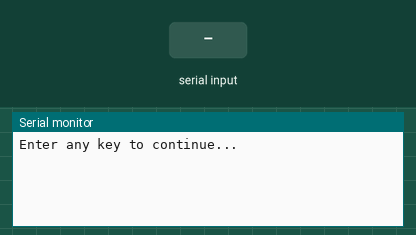
This sketch was run on a simulated Arduino Mega 2560, built with avr-gcc and run on an emulated ATmega2560. Parts: the last lines printed to the serial monitor. The inputs (shaded band) are chosen by the test bench.

Above: at 0.9 s.
1.0 s: "90,45\n" received over Serial
At 1.9 s:
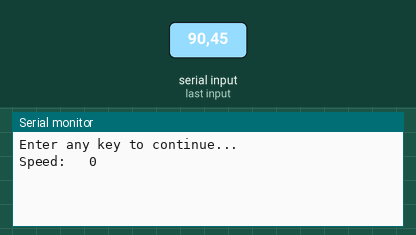
2.5 s: "90,45\n" received over the second serial link
At 3.7 s:
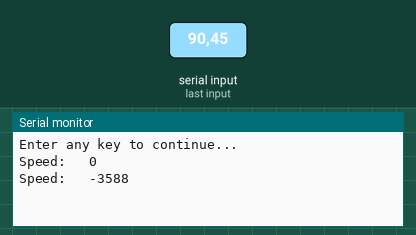

Measured:
- after the input at 1.0 s, the serial monitor: prints a new line at once (image 1)
- after the input at 2.5 s, the serial monitor: prints a new line after 0.12 s (image 2)

The sketch:

motorContrl_1_0.ino
```cpp
/*
Author:At1a5
Date:2016/04/16
Description:
This is a test code for Maxon`s product--EPOS2 motor controller.If you want to run it with no error,you must read over this product`s datasheet and application note.
The whole communication process is described clearly in the datasheet,which names 'EPOS2-Communication-Guide-En.pdf'.
This programe runs in Arduino Mega2560 as this type of Arduino has 4 serial communication coms.You need at least 2 serial coms to do the whole thing.
*/
//#define DEBUG
void debug_print(String ss = "")
{
#ifdef DEBUG
  Serial.print(ss);
#endif
}
void debug_println(String ss = "")
{
#ifdef DEBUG
  Serial.println(ss);
#endif
}
bool writeSpeed(int16_t speedNum = 0);
bool sendMessageToEPOS(byte data[], int lengths);
uint16_t CRC_XModem(byte bytes[], int lengths);
void setup() {
  Serial.begin(115200);
  Serial1.begin(115200);
  Serial.println("Enter any key to continue...");
  while (Serial.available() == 0);
  char tempdata = Serial.read();
}
int numTest = 0;
void loop() {
  if (Serial.available())
  {
    numTest = 0;
    while (Serial.available())
    {
      char data;
      data = Serial.read();
      delay(2);
      numTest *= 10;
      numTest += data - '0';
    }
  }
  Serial.print("Speed:   ");
  Serial.println(numTest);
  writeSpeed(numTest);
  delay(100);
}

bool writeSpeed(int16_t speedNum)
{
  byte inputData[] = {0x11, 0x03, 0x20, 0x6b, 0x1f, 0x00, 0x00, 0x00, 0x00, 0x00};//Original data frame which used in speed control
  uint8_t highByteSpeed = (speedNum >> 8) & 0x00FF;//Get the high byte from 16bit uint
  uint8_t lowByteSpeed = speedNum & 0x00FF;//Get the low byte from 16bit uint
  inputData[6] = highByteSpeed;
  inputData[7] = lowByteSpeed;//Replace speed data area in original data frame

  debug_println("Going to sendMessage");
  sendMessageToEPOS(inputData, sizeof(inputData));
}
bool sendMessageToEPOS(byte data[], int lengths)
{
  byte opcode = data[0];
  uint16_t crcCode = CRC_XModem(data, lengths);
  byte *dataToSend = new byte [lengths + 2];
  dataToSend[0] = data[0];
  dataToSend[1] = data[1];
  for (int i = 2; i < lengths; i++)//Transmit order is different from oringial order,a word`s high byte is transmit after its low byte
  {
    if (i % 2 == 0)                //Replace the position of each high and low byte in one word.
      dataToSend[i] = data[i + 1];
    else
      dataToSend[i] = data[i - 1];
  }
  uint8_t highByteCrc = (crcCode >> 8) & 0x00FF;
  uint8_t lowByteCrc =  crcCode & 0x00FF;//Get crc code
  dataToSend[lengths] = lowByteCrc;
  dataToSend[lengths + 1] = highByteCrc;

#ifdef DEBUG
  debug_println("Origin data:");
  for (int i = 0; i < lengths; i++)
  {
    debug_println(data[i], HEX);
    debug_println(" ");
  }
  debug_println();
  debug_print("CRCCode:");
  debug_println(crcCode, HEX);
  debug_print("Transfer data order:");
  for (int i = 0; i < lengths + 2; i++)
  {
    debug_print(dataToSend[i], HEX);
    debug_print(" ");
  }
#endif
  char datatemp;
flag1:;
  Serial1.write(opcode);//Firstly,sending the opcode
  debug_println("Write opcode ,waiting for response");
  long int now = millis();
  while (Serial1.available() == 0)
  {
    if (millis() - now > 50)//Go out of the loop in case any error happens in epos
      goto flag1;
  }//wait for  response
  debug_print("Send opcode,Recv:");
  while (Serial1.available() != 0)
  {
    datatemp = Serial1.read();
    delay(1);
    //  debug_print(datatemp);//print return code
    debug_print(",");
  }
  debug_println("");
  if (datatemp == 'O') //Response correct,send other data
  {
    debug_println("Response correct,continue!\nSend data");
    for (int i = 1; i < lengths + 2; i++)
      Serial1.write(dataToSend[i]);//Sending all the data

    debug_println("Finish sending other data now wait for response...");

    while (Serial1.available() == 0);
    //wait for another respnse
    debug_print("Receive data:");
    while (Serial1.available() != 0)//Here what we hope to get is an "O";
    {
      Serial1.read();
      //debug_print();
      debug_print(",");
      debug_print("");
      delay(1);
    }
    debug_println("Finish sending");

  }
  else
  {
    debug_println("First response is not okay");
  }


}
uint16_t CRC_XModem(byte bytes[], int lengths) {
  uint16_t crc = 0x00;          // initial value
  uint16_t polynomial = 0x1021;
  for (int index = 0 ; index < lengths; index++) {
    byte b = bytes[index];
    for (int i = 0; i < 8; i++) {
      boolean bits = ((b   >> (7 - i) & 1) == 1);
      boolean c15 = ((crc >> 15    & 1) == 1);
      crc <<= 1;
      if (c15 ^ bits) crc ^= polynomial;
    }
  }
  crc &= 0xffff;
  return crc;
}
```
